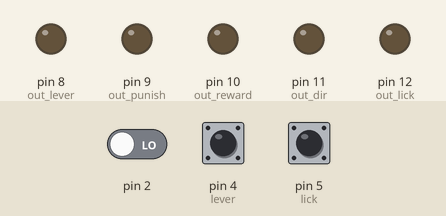
The sketch below on a simulated Arduino Uno, built with avr-gcc and run on an emulated ATmega328P. On the bench: output pins drawn as LEDs (lit = HIGH). The test bench sets the inputs (shaded band); at power-on: pin 4 (lever) HIGH, pin 5 (lick) HIGH, pin 2 LOW.

Above: at 1.2 s.
1.3 s: pin 4 (lever) pulled LOW for 0.15 s
At 1.8 s:
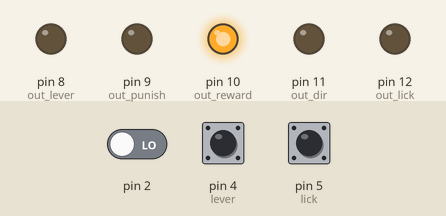
3.4 s: pin 5 (lick) pulled LOW for 0.15 s
At 4.4 s:
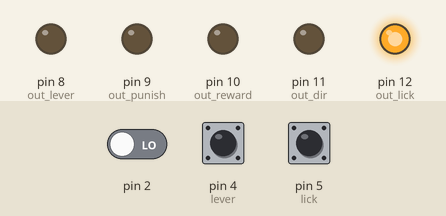
5.0 s: pin 4 (lever) pulled LOW for 1 s
At 6.4 s:
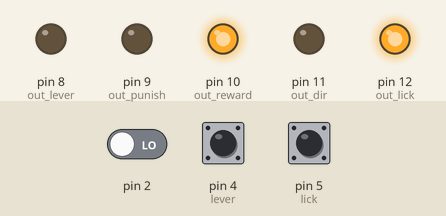
8.0 s: pin 4 (lever) pulled LOW for 3.2 s
At 12.1 s:
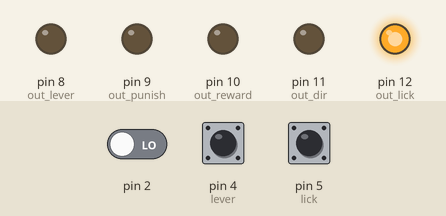
13.2 s: pin 5 (lick) pulled LOW for 3.2 s
At 14.6 s:
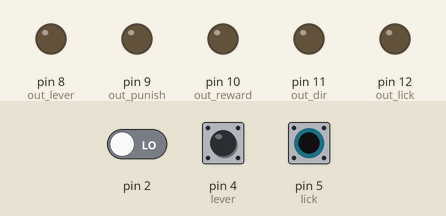
Timing chart, 0 to 17.9 s (numbered marks = the images above; inputs shaded):
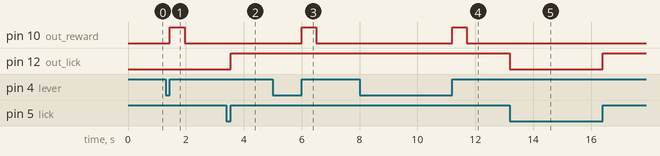

The sketch:

RotaryEncoder_Reward_noRule.ino
```cpp
/* 2023 Mar. 08
 *
 *  Libraries used in this program
 *  1. github.com/GreyGnome/EnableInterrupt
 *  2. github.com/NicksonYap/digitalWriteFast
 *  3. github.com/JChristensen/Timer
 *  4. github.com/adafruit/Adafruit_MCP4725
 *  5. arduino.cc/en/reference/wire
 *
 *  v = dL / t = 2 * r * PI / (N * t)
 *  r: radius \ N: resolution of encoder \ t: sampling period
 *
 *  ω = (2 * π * n) / (N *t)
 *  ω: rad/s \ n: number of pulses \ t: sampling period \ N: resolution of encoder
 *
 */
// Libraries
#include <EnableInterrupt.h>          //insufficient number of standard Interrupt pins on the Arduino Uno
#include <digitalWriteFast.h>
#include <Wire.h>
#include "Timer.h"
#include <Adafruit_MCP4725.h>
#include <Adafruit_BusIO_Register.h>
Adafruit_MCP4725 dac;

// Input Pin site
#define encoderA    2
#define encoderB    3
#define lever       4
#define lick        5

// Output Pin site
#define out_lever   8
#define out_punish  9
#define out_reward  10
#define out_dir     11
#define out_lick    12
// output by DAC is using SDA pin, so pin12 is not in use

// state for Reward and punishment
#define punishment  0
#define reward      1

//fixed figures for encoder, these figures are unique to the encoder
int encoderlimit = 10;                                    // Maximum permissible speed : 6000 r/min = 1 r/ 10 ms
const int N = 1000;                                       // resolution of encoder?
const int r = 110;                                        // set avg radius = 110 mm => circum = 2*PI*r;
double dL =  2*PI*r / N;                                  // dL = cirum / N (mm)

//variables for motion
long Now;
long Prev;
long Diff;
long counter;
int  Dir;                                                  // 0 = CW, 1 = CCW
//int  outlier = 200;                                        // set max difference of Dist = 200

//variables for MCP4725 12bit DAC
int   scale = 100;                                          // a magic scale make analogue signal beautiful
float outputV = 0;

//variables for reward and licking
int rule = N*3;                                           // reward rules:  3 for training; 10 for exps
unsigned long count_reward;                                         // decision to give reward
const unsigned long PERIOD = 500;                         // reward duration, depending on the water valve usage
// 25ml full syringe gives 0.2ml in 10 secs  ;  2ml only in 25ml syringe give 0.1ml in 10 secs
int state = punishment;
long steady = -4200;
int last_reward = 0;

Timer t;                                                  // initiate the timer object

void setup() {
  Serial.begin(9600);                                     // change higher number if need higher sampling rate
  dac.begin(0x62);                                        // call DAC function

  pinModeFast(encoderA, INPUT);                           // faster than pinMode(encoderA, INPUT_PULLUP);
  pinModeFast(encoderB, INPUT);                           // faster than pinMode(encoderB, INPUT_PULLUP);
  pinMode(lever, INPUT_PULLUP);
  pinMode(lick, INPUT_PULLUP);

  pinMode(out_lever, OUTPUT);
  pinMode(out_punish, OUTPUT);
  pinMode(out_reward, OUTPUT);
  pinMode(out_dir,OUTPUT);
  pinMode(out_lick, OUTPUT);

  digitalWrite(out_lever,LOW);
  digitalWrite(out_punish,LOW);
  digitalWrite(out_reward,LOW);
  digitalWrite(out_lick,LOW);

  enableInterrupt(encoderA, motions, RISING);
  enableInterrupt(lever, lever_click, RISING);
  enableInterrupt(lick, lick_chk, CHANGE);

  Prev = 0;
}

void motions(){
  if((bool) digitalReadFast(encoderB) == HIGH){           //digitalReadFast() is faster than digitalRead()
    counter ++;
    count_reward ++;
  }else if ((bool) digitalReadFast(encoderB) == LOW){     // HONTKO encoders could not work without this line
    counter --;
//    count_reward --;
  }
  if (Diff > 0){
    Dir = 1;
    digitalWrite(out_dir,HIGH);
  }else{
    Dir = 0;                                               // if rotate CCW
    digitalWrite(out_dir,LOW);
  }
}

void lick_chk(){
  if ((bool) digitalRead(lick) == HIGH){
    digitalWrite(out_lick,HIGH);
  }else{
    digitalWrite(out_lick,LOW);
  }
}

void lever_click(){
  if ((bool) digitalRead(lever) == HIGH){
//    digitalWrite(out_lever,HIGH);
    t.pulseImmediate(out_lever,PERIOD/10,HIGH);
    give_reward();
//  }else{
//    digitalWrite(out_lever,LOW);
  }
}

void give_reward(){
//  if ( count_reward > rule*1 ){
    t.pulseImmediate(out_reward,PERIOD,HIGH);         // use Timer to turn on reward for specific period
    count_reward = 0;
//   }
    digitalWrite(out_lever,LOW);
}

void loop() {

/*  IMPORTANT:
 *  a delay time needed to calculate the difference
 *  the calculation of movement cannot be triggered by interrupt funct, bcz the device will stop recording
 */

  Now = counter;
  Diff = Now - Prev;
//  if ( abs(Diff) >=  outlier){
//    Dist = 0;
//  }
//  outputV = abs(Diff)*dL*scale;
  outputV = abs(Diff)*scale;
  dac.setVoltage(outputV, false);
  Prev = counter;
  delay(encoderlimit*1);                  // delay x ms to calculate distance

//  Serial.println(' ');
  t.update();
}
```

Measured:
- after the input at 1.3 s, pin 10 (out_reward): LOW → HIGH after 0.15 s, → LOW 0.51 s later
- after the input at 3.4 s, pin 12 (out_lick): LOW → HIGH after 0.15 s
- after the input at 5.0 s, pin 10 (out_reward): LOW → HIGH after 1.0 s, → LOW 0.50 s later
- after the input at 8.0 s, pin 10 (out_reward): LOW → HIGH after 3.2 s, → LOW 0.50 s later
- after the input at 13.2 s, pin 12 (out_lick): HIGH → LOW at once, → HIGH 3.2 s later
